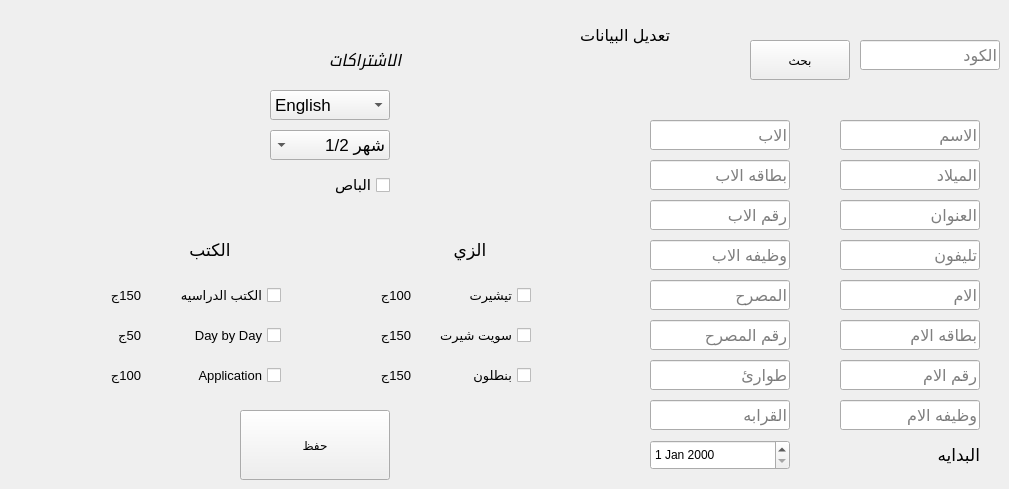
       <widget class="QWidget" name="tab_10">
        <attribute name="title">
         <string>تعديل البيانات</string>
        </attribute>
        <widget class="QLineEdit" name="lineEdit_21">
         <property name="geometry">
          <rect>
           <x>650</x>
           <y>280</y>
           <width>140</width>
           <height>30</height>
          </rect>
         </property>
         <property name="font">
          <font>
           <pointsize>12</pointsize>
          </font>
         </property>
         <property name="placeholderText">
          <string>المصرح</string>
         </property>
        </widget>
        <widget class="QLineEdit" name="lineEdit_22">
         <property name="geometry">
          <rect>
           <x>650</x>
           <y>240</y>
           <width>140</width>
           <height>30</height>
          </rect>
         </property>
         <property name="font">
          <font>
           <pointsize>12</pointsize>
          </font>
         </property>
         <property name="placeholderText">
          <string>وظيفه الاب</string>
         </property>
        </widget>
        <widget class="QLineEdit" name="lineEdit_23">
         <property name="geometry">
          <rect>
           <x>840</x>
           <y>280</y>
           <width>140</width>
           <height>30</height>
          </rect>
         </property>
         <property name="font">
          <font>
           <pointsize>12</pointsize>
          </font>
         </property>
         <property name="placeholderText">
          <string>الام</string>
         </property>
        </widget>
        <widget class="QLineEdit" name="lineEdit_24">
         <property name="geometry">
          <rect>
           <x>650</x>
           <y>360</y>
           <width>140</width>
           <height>30</height>
          </rect>
         </property>
         <property name="font">
          <font>
           <pointsize>12</pointsize>
          </font>
         </property>
         <property name="placeholderText">
          <string>طوارئ</string>
         </property>
        </widget>
        <widget class="QLabel" name="label_12">
         <property name="geometry">
          <rect>
           <x>510</x>
           <y>10</y>
           <width>160</width>
           <height>50</height>
          </rect>
         </property>
         <property name="font">
          <font>
           <pointsize>12</pointsize>
          </font>
         </property>
         <property name="text">
          <string>تعديل البيانات</string>
         </property>
        </widget>
        <widget class="QLineEdit" name="lineEdit_25">
         <property name="geometry">
          <rect>
           <x>840</x>
           <y>160</y>
           <width>140</width>
           <height>30</height>
          </rect>
         </property>
         <property name="font">
          <font>
           <pointsize>12</pointsize>
          </font>
         </property>
         <property name="placeholderText">
          <string>الميلاد</string>
         </property>
        </widget>
        <widget class="QLineEdit" name="lineEdit_26">
         <property name="geometry">
          <rect>
           <x>840</x>
           <y>400</y>
           <width>140</width>
           <height>30</height>
          </rect>
         </property>
         <property name="font">
          <font>
           <pointsize>12</pointsize>
          </font>
         </property>
         <property name="placeholderText">
          <string>وظيفه الام</string>
         </property>
        </widget>
        <widget class="QLineEdit" name="lineEdit_27">
         <property name="geometry">
          <rect>
           <x>650</x>
           <y>200</y>
           <width>140</width>
           <height>30</height>
          </rect>
         </property>
         <property name="font">
          <font>
           <pointsize>12</pointsize>
          </font>
         </property>
         <property name="placeholderText">
          <string>رقم الاب</string>
         </property>
        </widget>
        <widget class="QLineEdit" name="lineEdit_28">
         <property name="geometry">
          <rect>
           <x>650</x>
           <y>400</y>
           <width>140</width>
           <height>30</height>
          </rect>
         </property>
         <property name="font">
          <font>
           <pointsize>12</pointsize>
          </font>
         </property>
         <property name="placeholderText">
          <string>القرابه</string>
         </property>
        </widget>
        <widget class="QLineEdit" name="lineEdit_30">
         <property name="geometry">
          <rect>
           <x>650</x>
           <y>320</y>
           <width>140</width>
           <height>30</height>
          </rect>
         </property>
         <property name="font">
          <font>
           <pointsize>12</pointsize>
          </font>
         </property>
         <property name="placeholderText">
          <string>رقم المصرح</string>
         </property>
        </widget>
        <widget class="QLineEdit" name="lineEdit_31">
         <property name="geometry">
          <rect>
           <x>650</x>
           <y>120</y>
           <width>140</width>
           <height>30</height>
          </rect>
         </property>
         <property name="font">
          <font>
           <pointsize>12</pointsize>
          </font>
         </property>
         <property name="placeholderText">
          <string>الاب</string>
         </property>
        </widget>
        <widget class="QLineEdit" name="lineEdit_32">
         <property name="geometry">
          <rect>
           <x>840</x>
           <y>120</y>
           <width>140</width>
           <height>30</height>
          </rect>
         </property>
         <property name="font">
          <font>
           <pointsize>12</pointsize>
          </font>
         </property>
         <property name="placeholderText">
          <string>الاسم</string>
         </property>
        </widget>
        <widget class="QPushButton" name="pushButton_13">
         <property name="geometry">
          <rect>
           <x>240</x>
           <y>410</y>
           <width>150</width>
           <height>70</height>
          </rect>
         </property>
         <property name="text">
          <string>حفظ</string>
         </property>
        </widget>
        <widget class="QLineEdit" name="lineEdit_33">
         <property name="geometry">
          <rect>
           <x>840</x>
           <y>320</y>
           <width>140</width>
           <height>30</height>
          </rect>
         </property>
         <property name="font">
          <font>
           <pointsize>12</pointsize>
          </font>
         </property>
         <property name="placeholderText">
          <string>بطاقه الام</string>
         </property>
        </widget>
        <widget class="QLineEdit" name="lineEdit_34">
         <property name="geometry">
          <rect>
           <x>840</x>
           <y>360</y>
           <width>140</width>
           <height>30</height>
          </rect>
         </property>
         <property name="font">
          <font>
           <pointsize>12</pointsize>
          </font>
         </property>
         <property name="placeholderText">
          <string>رقم الام</string>
         </property>
        </widget>
        <widget class="QLineEdit" name="lineEdit_35">
         <property name="geometry">
          <rect>
           <x>650</x>
           <y>160</y>
           <width>140</width>
           <height>30</height>
          </rect>
         </property>
         <property name="font">
          <font>
           <pointsize>12</pointsize>
          </font>
         </property>
         <property name="placeholderText">
          <string>بطاقه الاب</string>
         </property>
        </widget>
        <widget class="QLineEdit" name="lineEdit_36">
         <property name="geometry">
          <rect>
           <x>840</x>
           <y>240</y>
           <width>140</width>
           <height>30</height>
          </rect>
         </property>
         <property name="font">
          <font>
           <pointsize>12</pointsize>
          </font>
         </property>
         <property name="placeholderText">
          <string>تليفون</string>
         </property>
        </widget>
        <widget class="QLineEdit" name="lineEdit_37">
         <property name="geometry">
          <rect>
           <x>840</x>
           <y>200</y>
           <width>140</width>
           <height>30</height>
          </rect>
         </property>
         <property name="font">
          <font>
           <pointsize>12</pointsize>
          </font>
         </property>
         <property name="placeholderText">
          <string>العنوان</string>
         </property>
        </widget>
        <widget class="QLineEdit" name="lineEdit_38">
         <property name="geometry">
          <rect>
           <x>860</x>
           <y>40</y>
           <width>140</width>
           <height>30</height>
          </rect>
         </property>
         <property name="font">
          <font>
           <pointsize>12</pointsize>
          </font>
         </property>
         <property name="placeholderText">
          <string>الكود</string>
         </property>
        </widget>
        <widget class="QPushButton" name="pushButton_14">
         <property name="geometry">
          <rect>
           <x>750</x>
           <y>40</y>
           <width>100</width>
           <height>40</height>
          </rect>
         </property>
         <property name="text">
          <string>بحث</string>
         </property>
        </widget>
        <widget class="QComboBox" name="comboBox_5">
         <property name="geometry">
          <rect>
           <x>270</x>
           <y>90</y>
           <width>120</width>
           <height>30</height>
          </rect>
         </property>
         <property name="font">
          <font>
           <pointsize>13</pointsize>
          </font>
         </property>
         <item>
          <property name="text">
           <string>English</string>
          </property>
         </item>
         <item>
          <property name="text">
           <string>French</string>
          </property>
         </item>
        </widget>
        <widget class="QLabel" name="label_10">
         <property name="geometry">
          <rect>
           <x>260</x>
           <y>40</y>
           <width>150</width>
           <height>40</height>
          </rect>
         </property>
         <property name="font">
          <font>
           <pointsize>12</pointsize>
           <weight>50</weight>
           <italic>true</italic>
           <bold>false</bold>
          </font>
         </property>
         <property name="text">
          <string>  الاشتراكات</string>
         </property>
        </widget>
        <widget class="QComboBox" name="comboBox_11">
         <property name="geometry">
          <rect>
           <x>270</x>
           <y>130</y>
           <width>120</width>
           <height>30</height>
          </rect>
         </property>
         <property name="font">
          <font>
           <pointsize>13</pointsize>
          </font>
         </property>
         <property name="layoutDirection">
          <enum>Qt::RightToLeft</enum>
         </property>
         <property name="currentIndex">
          <number>0</number>
         </property>
         <item>
          <property name="text">
           <string>1/2 شهر</string>
          </property>
         </item>
         <item>
          <property name="text">
           <string>1 شهر</string>
          </property>
         </item>
         <item>
          <property name="text">
           <string>2 شهر</string>
          </property>
         </item>
         <item>
          <property name="text">
           <string>3 اشهر</string>
          </property>
         </item>
         <item>
          <property name="text">
           <string>6 اشهر</string>
          </property>
         </item>
         <item>
          <property name="text">
           <string>سنه</string>
          </property>
         </item>
        </widget>
        <widget class="QDateEdit" name="dateEdit_2">
         <property name="geometry">
          <rect>
           <x>650</x>
           <y>440</y>
           <width>140</width>
           <height>30</height>
          </rect>
         </property>
        </widget>
        <widget class="QLabel" name="label_42">
         <property name="geometry">
          <rect>
           <x>840</x>
           <y>440</y>
           <width>140</width>
           <height>30</height>
          </rect>
         </property>
         <property name="font">
          <font>
           <pointsize>13</pointsize>
          </font>
         </property>
         <property name="text">
          <string>البدايه</string>
         </property>
        </widget>
        <widget class="QCheckBox" name="checkBox_50">
         <property name="geometry">
          <rect>
           <x>270</x>
           <y>170</y>
           <width>120</width>
           <height>30</height>
          </rect>
         </property>
         <property name="font">
          <font>
           <pointsize>11</pointsize>
          </font>
         </property>
         <property name="layoutDirection">
          <enum>Qt::RightToLeft</enum>
         </property>
         <property name="text">
          <string>الباص</string>
         </property>
        </widget>
        <widget class="QCheckBox" name="checkBox_56">
         <property name="geometry">
          <rect>
           <x>150</x>
           <y>320</y>
           <width>131</width>
           <height>31</height>
          </rect>
         </property>
         <property name="font">
          <font>
           <pointsize>10</pointsize>
          </font>
         </property>
         <property name="layoutDirection">
          <enum>Qt::RightToLeft</enum>
         </property>
         <property name="text">
          <string>Day by Day</string>
         </property>
        </widget>
        <widget class="QCheckBox" name="checkBox_57">
         <property name="geometry">
          <rect>
           <x>410</x>
           <y>320</y>
           <width>121</width>
           <height>31</height>
          </rect>
         </property>
         <property name="font">
          <font>
           <pointsize>10</pointsize>
          </font>
         </property>
         <property name="layoutDirection">
          <enum>Qt::RightToLeft</enum>
         </property>
         <property name="text">
          <string>سويت شيرت</string>
         </property>
        </widget>
        <widget class="QLabel" name="label_57">
         <property name="geometry">
          <rect>
           <x>420</x>
           <y>230</y>
           <width>100</width>
           <height>40</height>
          </rect>
         </property>
         <property name="font">
          <font>
           <pointsize>13</pointsize>
          </font>
         </property>
         <property name="text">
          <string>الزي</string>
         </property>
         <property name="alignment">
          <set>Qt::AlignCenter</set>
         </property>
        </widget>
        <widget class="QCheckBox" name="checkBox_58">
         <property name="geometry">
          <rect>
           <x>150</x>
           <y>280</y>
           <width>131</width>
           <height>31</height>
          </rect>
         </property>
         <property name="font">
          <font>
           <pointsize>10</pointsize>
          </font>
         </property>
         <property name="layoutDirection">
          <enum>Qt::RightToLeft</enum>
         </property>
         <property name="text">
          <string>الكتب الدراسيه</string>
         </property>
        </widget>
        <widget class="QCheckBox" name="checkBox_59">
         <property name="geometry">
          <rect>
           <x>150</x>
           <y>360</y>
           <width>131</width>
           <height>31</height>
          </rect>
         </property>
         <property name="font">
          <font>
           <pointsize>10</pointsize>
          </font>
         </property>
         <property name="layoutDirection">
          <enum>Qt::RightToLeft</enum>
         </property>
         <property name="text">
          <string>Application</string>
         </property>
        </widget>
        <widget class="QCheckBox" name="checkBox_60">
         <property name="geometry">
          <rect>
           <x>430</x>
           <y>360</y>
           <width>101</width>
           <height>31</height>
          </rect>
         </property>
         <property name="font">
          <font>
           <pointsize>10</pointsize>
          </font>
         </property>
         <property name="layoutDirection">
          <enum>Qt::RightToLeft</enum>
         </property>
         <property name="text">
          <string>بنطلون</string>
         </property>
        </widget>
        <widget class="QLabel" name="label_58">
         <property name="geometry">
          <rect>
           <x>160</x>
           <y>230</y>
           <width>100</width>
           <height>40</height>
          </rect>
         </property>
         <property name="font">
          <font>
           <pointsize>13</pointsize>
          </font>
         </property>
         <property name="text">
          <string>الكتب</string>
         </property>
         <property name="alignment">
          <set>Qt::AlignCenter</set>
         </property>
        </widget>
        <widget class="QCheckBox" name="checkBox_61">
         <property name="geometry">
          <rect>
           <x>430</x>
           <y>280</y>
           <width>101</width>
           <height>31</height>
          </rect>
         </property>
         <property name="font">
          <font>
           <pointsize>10</pointsize>
          </font>
         </property>
         <property name="layoutDirection">
          <enum>Qt::RightToLeft</enum>
         </property>
         <property name="text">
          <string>تيشيرت</string>
         </property>
        </widget>
        <widget class="QLabel" name="label_77">
         <property name="geometry">
          <rect>
           <x>360</x>
           <y>320</y>
           <width>51</width>
           <height>31</height>
          </rect>
         </property>
         <property name="font">
          <font>
           <pointsize>10</pointsize>
          </font>
         </property>
         <property name="text">
          <string>150ج</string>
         </property>
        </widget>
        <widget class="QLabel" name="label_78">
         <property name="geometry">
          <rect>
           <x>90</x>
           <y>360</y>
           <width>51</width>
           <height>31</height>
          </rect>
         </property>
         <property name="font">
          <font>
           <pointsize>10</pointsize>
          </font>
         </property>
         <property name="text">
          <string>100ج</string>
         </property>
        </widget>
        <widget class="QLabel" name="label_79">
         <property name="geometry">
          <rect>
           <x>360</x>
           <y>280</y>
           <width>51</width>
           <height>31</height>
          </rect>
         </property>
         <property name="font">
          <font>
           <pointsize>10</pointsize>
          </font>
         </property>
         <property name="text">
          <string>100ج</string>
         </property>
        </widget>
        <widget class="QLabel" name="label_80">
         <property name="geometry">
          <rect>
           <x>360</x>
           <y>360</y>
           <width>51</width>
           <height>31</height>
          </rect>
         </property>
         <property name="font">
          <font>
           <pointsize>10</pointsize>
          </font>
         </property>
         <property name="text">
          <string>150ج</string>
         </property>
        </widget>
        <widget class="QLabel" name="label_81">
         <property name="geometry">
          <rect>
           <x>90</x>
           <y>280</y>
           <width>51</width>
           <height>31</height>
          </rect>
         </property>
         <property name="font">
          <font>
           <pointsize>10</pointsize>
          </font>
         </property>
         <property name="text">
          <string>150ج</string>
         </property>
        </widget>
        <widget class="QLabel" name="label_82">
         <property name="geometry">
          <rect>
           <x>90</x>
           <y>320</y>
           <width>51</width>
           <height>31</height>
          </rect>
         </property>
         <property name="font">
          <font>
           <pointsize>10</pointsize>
          </font>
         </property>
         <property name="text">
          <string>50ج</string>
         </property>
        </widget>
       </widget>
